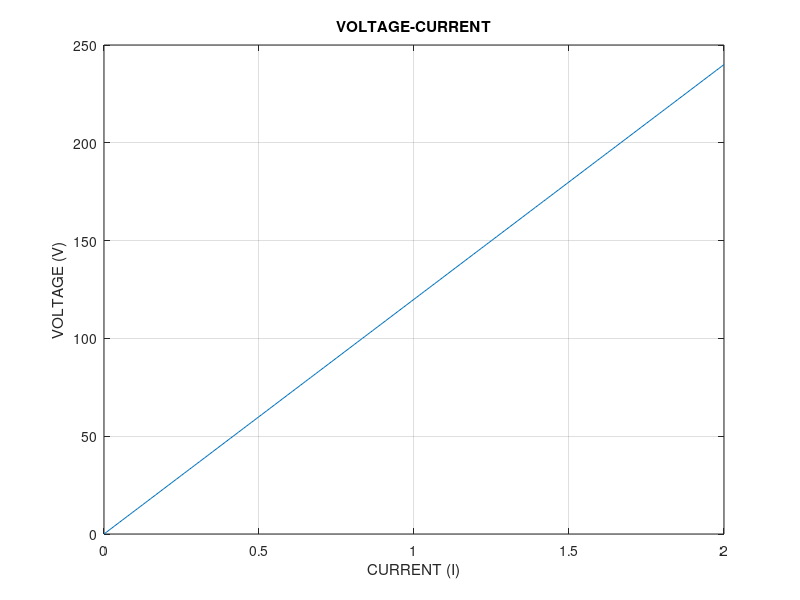

The MATLAB source for this figure:
R1= 120; % NEW EFFECTIVE RESISTOR
V= 0:240; % VOLTAGE
I= V/R1; % CURRENT
plot(I,V); % PLOTING GRAPH BETWEEN VOLTAGE AND CURRENT
xlabel('CURRENT (I)'), ylabel('VOLTAGE (V)'), title('VOLTAGE-CURRENT'), grid on